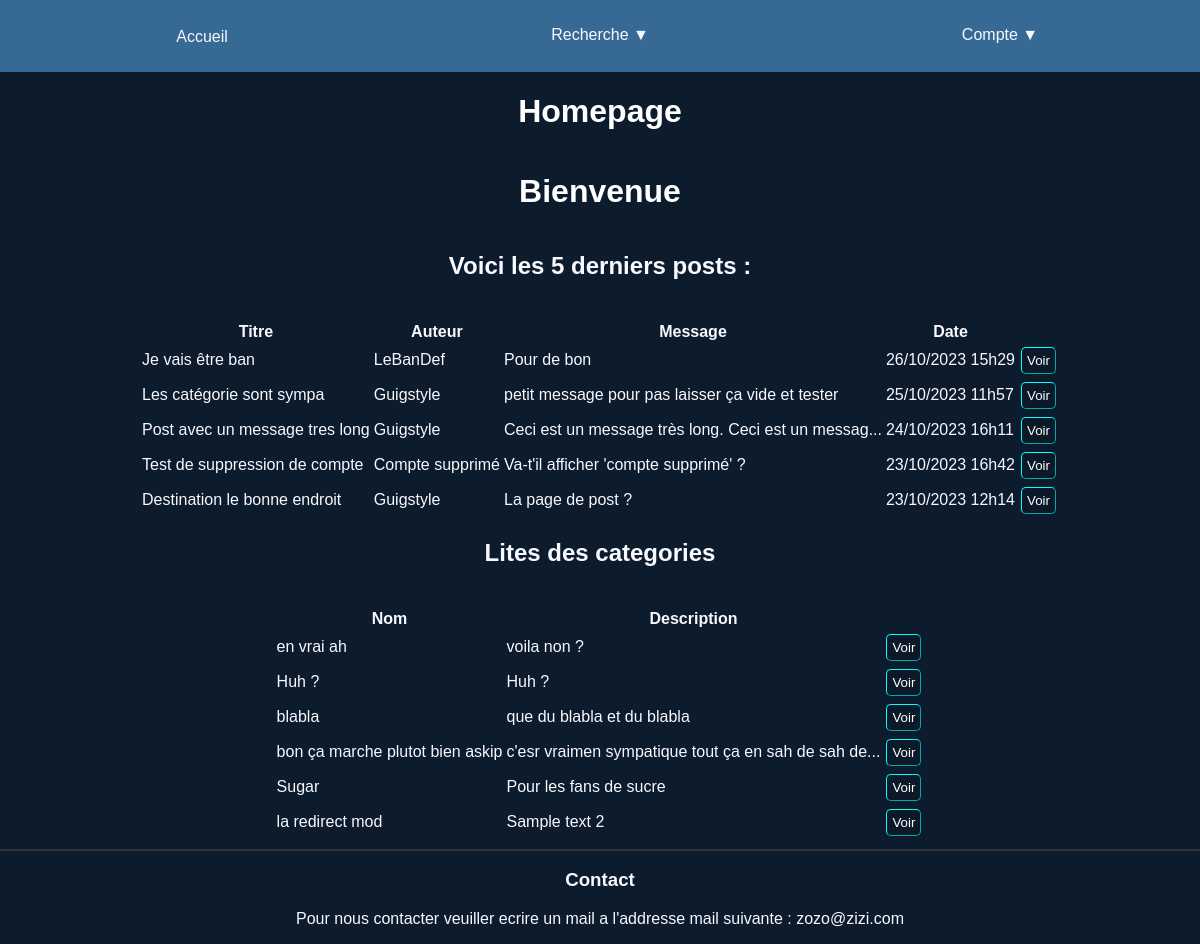
The page / on the database its author committed.
### tables this page shows
CREATE TABLE `ticket` (
  `idticket` int(11) NOT NULL,
  `title` varchar(100) DEFAULT NULL,
  `message` varchar(3000) DEFAULT NULL,
  `date` datetime DEFAULT NULL,
  `username` varchar(100) DEFAULT NULL
);

CREATE TABLE `user` (
  `username` varchar(100) NOT NULL,
  `mail` varchar(255) NOT NULL,
  `password` varchar(255) NOT NULL,
  `frontname` varchar(255) DEFAULT NULL,
  `firstconnection` datetime DEFAULT NULL,
  `lastconnection` datetime DEFAULT NULL,
  `administrator` tinyint(1) NOT NULL DEFAULT 0,
  `deactivated` tinyint(1) NOT NULL DEFAULT 0
);

CREATE TABLE `category` (
  `idcategory` int(11) NOT NULL,
  `name` varchar(50) NOT NULL,
  `description` varchar(2000) DEFAULT NULL
);

### module/controller/HomepageController.php (called while the page is built)
<?php
require_once __DIR__ . '/../view/Homepage.php';
require_once __DIR__ . '/../model/TicketModel.php';
class HomepageController
{
    public function execute(): void
    {
        (new Homepage())->show(TicketModel::getFiveLast());
    }
}

### module/model/TicketModel.php (called while the page is built, shortened)
<?php
class TicketModel
{
    private $title;
    private $message;
    private $date;
    private $username;
    public function __construct()
    {
        $arguments = func_get_args();
        $numberOfArguments = func_num_args();
        $constructor = method_exists(
            $this,
            $fn = "__construct" . $numberOfArguments
        );
        if ($constructor) {
            call_user_func_array([$this, $fn], $arguments);
        }
    }
    public function __construct1($id)
    {
        $pdo = DatabaseConnection::connect();
        $query = $pdo->prepare('SELECT * FROM TICKET WHERE idticket = :idticket');
        $query->bindValue(':idticket', $id);
        $query->execute();
        $result = $query->fetch(PDO::FETCH_ASSOC);
        $this->title = $result['title'];
        $this->message = $result['message'];
        $this->date = $result['date'];
        $this->username = $result['username'];
    }
    public function getFrontnameByUsername(): string
    {
        if (!isset($this->username)) {
            return 'Compte supprimé';
        }
        $user = new UserModel($this->username);
        return $user->getFrontname();
    }
    public function getTitle()
    {
        return $this->title;
    }
    public function getMessage()
    {
        return $this->message;
    }
    public function getDate()
    {
        return $this->date;
    }
    public static function getFiveLast(): array
    {
        $pdo = DatabaseConnection::connect();
        $query = $pdo->prepare('SELECT * FROM TICKET ORDER BY date DESC LIMIT 5');
        $query->execute();
        $fiveLast = array();
        while ($ticket = $query->fetch(PDO::FETCH_ASSOC)) {
            $fiveLast[] = (new TicketModel($ticket['idticket']));
        }
        return $fiveLast;
    }
}

### module/model/UserModel.php (called while the page is built, shortened)
<?php
class UserModel
{
    private $frontname;
    public function __construct()
    {
        $arguments = func_get_args();
        $numberOfArguments = func_num_args();
        $constructor = method_exists(
            $this,
            $fn = "__construct" . $numberOfArguments
        );
        if ($constructor) {
            call_user_func_array([$this, $fn], $arguments);
        }
    }
    public function __construct1($usernameOrMail)
    {
        $this->constructUserByUsername($usernameOrMail);
    }
    public function constructUserByUsername($usernameOrMail): void
    {
        $query = self::selectUsernameOrMail($usernameOrMail);
        if (!$query->execute()) {
            throw new Exception('Non valid query');
        } else {
            $result = $query->fetch(PDO::FETCH_ASSOC);
            $this->frontname = $result['frontname'];
        }
    }
    public function getFrontname(): string
    {
        return $this->frontname;
    }
    public static function selectUsernameOrMail($usernameOrMail)
    {
        $pdo = DatabaseConnection::connect();
        $query = $pdo->prepare('SELECT * FROM USER WHERE UPPER(username) = UPPER(:value) OR UPPER(mail) = UPPER(:value)');
        $query->bindValue(':value', $usernameOrMail);
        return $query;
    }
}

### module/model/CategoryModel.php (called while the page is built, shortened)
<?php
require_once __DIR__ . '/TicketModel.php';
class CategoryModel
{
    private $name;
    private $description;
    public function __construct()
    {
        $arguments = func_get_args();
        $numberOfArguments = func_num_args();
        $constructor = method_exists(
            $this,
            $fn = "__construct" . $numberOfArguments
        );
        if ($constructor) {
            call_user_func_array([$this, $fn], $arguments);
        }
    }
    public function __construct1($idCategory)
    {
        $pdo = DatabaseConnection::connect();
        $query = $pdo->prepare('SELECT * FROM CATEGORY WHERE idcategory = :idcategory');
        $query->bindValue(':idcategory', $idCategory);
        $query->execute();
        $result = $query->fetch(PDO::FETCH_ASSOC);
        $this->name = $result['name'];
        $this->description = $result['description'];
    }
    public function getName(): string
    {
        return $this->name;
    }
    public function getDescription(): string
    {
        return $this->description;
    }
    public static function getAllcategories(): array
    {
        $pdo = DatabaseConnection::connect();
        $query = $pdo->prepare('SELECT * FROM CATEGORY');
        $query->execute();
        $categories = array();
        while ($category = $query->fetch(PDO::FETCH_ASSOC)) {
            $categories[] = (new CategoryModel($category['idcategory']));
        }
        return $categories;
    }
}

### module/view/Homepage.php (the view, shortened to what this page needs)
<?php
require_once 'Layout.php';
class Homepage
{
    public function setContent($fiveLast): string
    {
        $content = <<<HTML
<h1>Bienvenue</h1>
<section>
    <h2>Voici les 5 derniers posts :</h2>
    <table>
        <thead>
            <tr><th>Titre</th><th>Auteur</th><th>Message</th><th>Date</th></tr>
        </thead>
        <tbody>
HTML;
        foreach ($fiveLast as $ticket) {
            $id = $ticket->getIdTicket();
            $title = $ticket->getTitle();
            $date = $ticket->getDate();
            $frontname = $ticket->getFrontnameByUsername();
            if (strlen($ticket->getMessage()) > 50) {
                $message = substr($ticket->getMessage(), 0, 50) . '...';
            } else {
                $message = $ticket->getMessage();
            }
            $content .= '
            <tr>
                <td>' . $title . '</td>
                <td>' . $frontname . '</td>
                <td>' . $message . '</td>
                <td>' . date('d/m/Y H\hi',strtotime($date)) . '</td>
                <td>
                    <form method="post" action="index.php">
                        <input type="hidden" name="idticket" value="' . $id . '">
                        <button type="submit" name="action" value="showTicket">Voir</button>';
            $content .= '</form>
                </td>
            </tr>';
        }
        $content .= <<<HTML
        </tbody>
    </table>
</section>
<section>
    <h2>Lites des categories</h2>
    <table>
        <thead>
            <tr><th>Nom</th><th>Description</th></tr>
        </thead>
        <tbody>
HTML;
        $categories = CategoryModel::getAllcategories();
        foreach ($categories as $category) {
            $id = $category->getIdCategory();
            $name = $category->getName();
            if (strlen($category->getDescription()) > 50) {
                $description = substr($category->getDescription(), 0, 50) . '...';
            } else {
                $description = $category->getDescription();
            }
            $content .= '
            <tr>
                <td>' . $name . '</td>
                <td>' . $description . '</td>
                <td>
                    <form method="post" action="index.php">
                        <input type="hidden" name="idcategory" value="'.$id.'">
                        <button type="submit" name="action" value="showCategory">Voir</button>
                    </form>
                </td>
            </tr>
            ';
        }
        $content .= <<<HTML
        </tbody>
    </table>
</section>
HTML;
        return $content;
    }
    public function show($fiveLast): void
    {
        (new Layout('Homepage', $this->setContent($fiveLast)))->show();
    }
}

### index.php (shortened to what this page needs)
<?php
require_once 'module/controller/HomepageController.php';
try {
    if (isset($_POST['action'])) {
        $action = $_POST['action'];
        if ($action === 'login' or
            $action === 'toLogin') {
            (new LoginController())->execute();
        }
        if ($action === 'toRegister' or
            $action === 'register') {
            (new RegisterController())->execute();
        }
        if ($action === 'createCategory' or
            $action === 'toCreateCategory' or
            $action === 'toSearchCategory' or
            $action === 'deleteCategory' or
            $action === 'toModifyCategory' or
            $action === 'modifyCategory' or
            $action === 'showCategory') {
            (new CategoryController())->execute();
        }
        if ($action === 'toAdminPage') {
            (new AdminPageController())->execute();
        }
        if ($action === 'toSearchUser' or
            $action === 'deleteUser' or
            $action === 'changeAccountState' or
            $action === 'changeAdminState') {
            (new UserStateController())->execute();
        }
        if ($action === 'logout') {
            (new LogoutController())->execute();
        }
        if ($action === 'toPost' or
            $action === 'post' or
            $action === 'showTicket' or
            $action === 'toModifyTicket' or
            $action === 'modifyTicket' or
            $action === 'deleteTicket' or
            $action === 'toSearchTicket') {
            (new PostController())->execute();
        }
        if ($action === 'comment' or
            $action === 'modifyComment' or
            $action === 'deleteComment' or
            $action === 'toSearchComment' or
            $action === 'showComment') {
            (new CommentController())->execute();
        }
        if ($action === 'toSearch'){
            (new SearchController())->execute();
        }
        if ($action === 'toAccountPage' or
            $action === 'changeInformations' or
            $action === 'changePassword'){
            (new AccountPageController())->execute();
        }
        if ($action === 'toForgotPassword' or
            $action === 'forgotPassword'){
            (new ForgotPasswordController())->execute();
        }
        if ($action === 'toMentionPage'){
            (new MentionPageController())->execute();
        }
    } else {
        (new HomepageController())->execute();
    }
} catch (Exception $exception) {
    echo $exception->getMessage();
}

### module/view/Layout.php (shortened to what this page needs)
<?php
class Layout {
    private $title;
    private $content;
    public function __construct(string $title, string $content)
    {
        $this->content = $content;
        $this->title = $title;
    }
    public function show(): void {
        ?>
        <!DOCTYPE html>
        <html lang="fr">
        <head>
            <link rel = "stylesheet" type = "text/css" href = "_assets/styles/style.css" >
        </head>
        <body>
        <form class="nav" method="post" action="index.php">
            <ul class="ul-nav">
                <li><button class="accueil">Accueil</button></li>
                <li class="deroulant"><a href="#">Recherche ▼</a>
                </li>
                <?php if (isset($_SESSION['suid'])) {
                    echo '<li><button type="submit" name="action" value="logout">Logout</button></li>';
                    if ($_SESSION['user']->getDeactivated() === 0) {
                        echo '<li><button type="submit" name="action" value="toPost">Poster</button></li>';
                    }
                    echo '<li><button type="submit" name="action" value="toAccountPage">Mon Profil</button></li>';
                    echo '<li><button type="submit" name="action" value="toMentionPage">Mes mentions</button></li>';
                    if ($_SESSION['user']->getAdministrator() and $_SESSION['user']->getDeactivated() === 0) {
                        echo '<li><button type="submit" name="action" value="toAdminPage">Admin</button></li>';
                    }
                }else { ?>
                <li class="deroulant"><a href="#">Compte ▼</a>
                </li> <?php } ?>
            </ul>
        </form>
        <h1><?= $this->title; ?></h1>
        <?= $this->content; ?>
        <footer>
            <hr/>
            <h3>Contact</h3>
            <p>Pour nous contacter veuiller ecrire un mail a l'addresse mail suivante : zozo@zizi.com</p>
        </footer>
        </body>
        </html>
        <?php
    }
}

### _assets/styles/style.css (style rules this page uses)
body { background: #0c1c2c; display: flex; justify-content: center; align-items: center; margin: 0; font-family: Arial sans-serif; color: ghostwhite; flex-direction: column; }
* { font-family: sans-serif; box-sizing: border-box; }
form.nav { width: 100%; height: 72px; margin: 0 auto; background-color: #366a95; position: sticky; top: 0px; }
form.nav ul.ul-nav { display: flex; justify-content: space-evenly; align-content: center; list-style-type: none; padding-left: 0; }
form.nav ul li { float: left; width: 100%; list-style-type: none; text-align: center; position: relative; }
form.nav button { text-decoration: none; color: ghostwhite; background-color: #366a95; width: 100%; font-size: 16px; border-radius: 0; border: none; border-bottom: 2px solid transparent; padding: 10px 0px; }
form.nav a { display: block; text-decoration: none; color: ghostwhite; border-bottom: 2px solid transparent; padding: 10px 0px; }
button { background: RGBa(0,0,0,0.1); border-color: cyan; padding: 5px; margin: 2px; color: #fff; border-width: 0.1rem; border-radius: 5px; }
h2 { text-align: center; margin-bottom: 40px; }
h1 { text-align: center; color: #fff; }
footer { position: static; bottom: 0; width: 100%; height: auto; text-align: center; }
hr { border: none; border-top: 2px solid #333; color: #333; overflow: visible; text-align: center; height: 2px; }

### rows shown on the page
ticket: title "Je vais être ban", username.frontname "LeBanDef", message "Pour de bon", date "26/10/2023 15h29"
ticket: title "Les catégorie sont sympa", username.frontname "Guigstyle", message "petit message pour pas laisser ça vide et tester", date "25/10/2023 11h57"
ticket: title "Post avec un message tres long", username.frontname "Guigstyle", message "Ceci est un message très long. Ceci est un messag...", date "24/10/2023 16h11"
ticket: title "Test de suppression de compte", frontname "Compte supprimé", message "Va-t'il afficher 'compte supprimé' ?", date "23/10/2023 16h42"
ticket: title "Destination le bonne endroit", username.frontname "Guigstyle", message "La page de post ?", date "23/10/2023 12h14"
category: name "en vrai ah", description "voila non ?"
category: name "Huh ?", description "Huh ?"
category: name "blabla", description "que du blabla et du blabla"
category: name "bon ça marche plutot bien askip", description "c'esr vraimen sympatique tout ça en sah de sah de..."
category: name "Sugar", description "Pour les fans de sucre"
category: name "la redirect mod", description "Sample text 2"

### other values the page prints
$this->title "Homepage"
